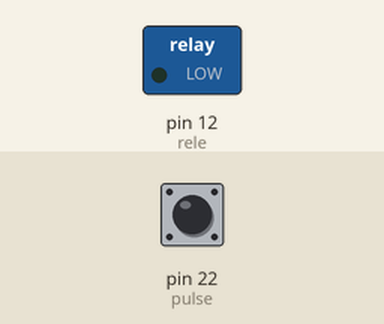
This sketch was run on a simulated Arduino Mega 2560, built with avr-gcc and run on an emulated ATmega2560. On the bench: switched loads named in the sketch (green lamp = pin HIGH). Inputs (shaded band) come from the test bench; at power-on: pin 22 (pulse) LOW.

Above: at 1.2 s.
1.3 s: pin 22 (pulse) pulled HIGH for 0.15 s
At 1.37 s:
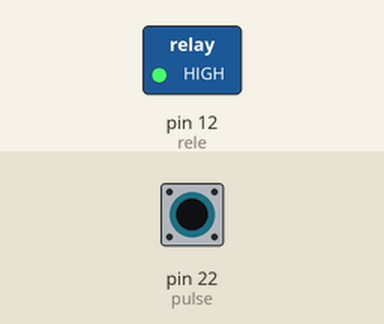
2.9 s: pin 22 (pulse) pulled HIGH for 3.2 s
At 7.1 s:
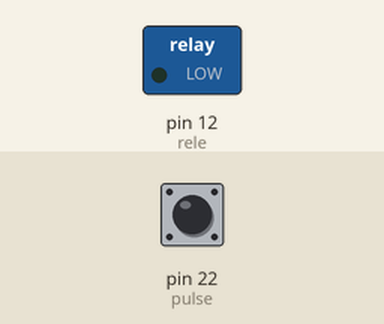
Timing chart, 0 to 8.6 s (numbered marks = the images above; inputs shaded):
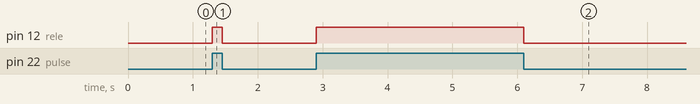

The sketch:

iteracion_001.ino
```cpp
int rele = 12;
int pulse = 22;
int state = 0;

void setup()

{
 pinMode(rele,OUTPUT);
 pinMode(pulse,INPUT);
 digitalWrite(rele,LOW);
}

void loop()
{
 state = digitalRead(pulse);

 if(state == HIGH)
 {
   digitalWrite(rele,HIGH);
 }

 if(state == LOW)
 {
   digitalWrite(rele,LOW);
 }
}
```

Measured:
- after the input at 1.3 s, pin 12 (rele): LOW → HIGH at once, → LOW 0.15 s later
- after the input at 2.9 s, pin 12 (rele): LOW → HIGH at once, → LOW 3.2 s later
